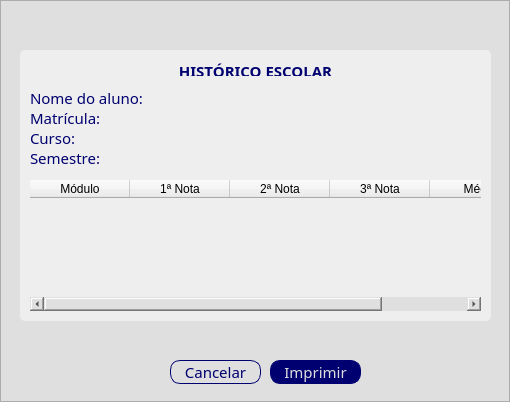
<?xml version="1.0" encoding="UTF-8"?>
<ui version="4.0">
 <class>Form</class>
 <widget class="QWidget" name="Form">
  <property name="geometry">
   <rect>
    <x>0</x>
    <y>0</y>
    <width>510</width>
    <height>402</height>
   </rect>
  </property>
  <property name="minimumSize">
   <size>
    <width>510</width>
    <height>402</height>
   </size>
  </property>
  <property name="maximumSize">
   <size>
    <width>510</width>
    <height>402</height>
   </size>
  </property>
  <property name="sizeIncrement">
   <size>
    <width>510</width>
    <height>402</height>
   </size>
  </property>
  <property name="baseSize">
   <size>
    <width>510</width>
    <height>402</height>
   </size>
  </property>
  <property name="windowTitle">
   <string>Ficha de matrícula</string>
  </property>
  <widget class="QFrame" name="frame">
   <property name="geometry">
    <rect>
     <x>0</x>
     <y>0</y>
     <width>510</width>
     <height>402</height>
    </rect>
   </property>
   <property name="minimumSize">
    <size>
     <width>510</width>
     <height>402</height>
    </size>
   </property>
   <property name="sizeIncrement">
    <size>
     <width>510</width>
     <height>402</height>
    </size>
   </property>
   <property name="baseSize">
    <size>
     <width>510</width>
     <height>402</height>
    </size>
   </property>
   <property name="styleSheet">
    <string notr="true">background-color: rgb(223, 223, 223);</string>
   </property>
   <property name="frameShape">
    <enum>QFrame::StyledPanel</enum>
   </property>
   <property name="frameShadow">
    <enum>QFrame::Raised</enum>
   </property>
   <widget class="QPushButton" name="pushButton_9">
    <property name="geometry">
     <rect>
      <x>270</x>
      <y>360</y>
      <width>91</width>
      <height>24</height>
     </rect>
    </property>
    <property name="styleSheet">
     <string notr="true">QPushButton {
	font: 15px Montserrat, sans-serif;
	font-weight: normal;
	border: 1px solid rgb(0, 0, 112) ;
	border-radius: 10px;
	color: rgb(223, 223, 223);
	background-color: rgb(0, 0, 112);
}

QPushButton:hover {
	background-color: rgb(237, 224, 7);
	border-radius: 10px;
	color: rgb(0, 0, 112);
}

QPushButton:pressed {
	background-color: rgb(211, 214, 4);
}</string>
    </property>
    <property name="text">
     <string>Imprimir</string>
    </property>
   </widget>
   <widget class="QPushButton" name="pushButton_8">
    <property name="geometry">
     <rect>
      <x>170</x>
      <y>360</y>
      <width>91</width>
      <height>24</height>
     </rect>
    </property>
    <property name="styleSheet">
     <string notr="true">QPushButton {
	font: 15px Montserrat, sans-serif;
	font-weight: normal;
	border: 1px solid rgb(0, 0, 112) ;
	border-radius: 10px;
	color: rgb(0, 0, 112);
}

QPushButton:hover {
	background-color: rgb(237, 224, 7);
	border-radius: 10px;
	color: rgb(0, 0, 112);
}

QPushButton:pressed {
	background-color: rgb(211, 214, 4);
}</string>
    </property>
    <property name="text">
     <string>Cancelar</string>
    </property>
   </widget>
   <widget class="QFrame" name="frame_2">
    <property name="geometry">
     <rect>
      <x>20</x>
      <y>50</y>
      <width>471</width>
      <height>271</height>
     </rect>
    </property>
    <property name="styleSheet">
     <string notr="true">QFrame {
	background-color: rgb(238, 238, 238);
	border-radius: 5px;
}</string>
    </property>
    <property name="frameShape">
     <enum>QFrame::StyledPanel</enum>
    </property>
    <property name="frameShadow">
     <enum>QFrame::Raised</enum>
    </property>
    <widget class="QLabel" name="label_4">
     <property name="geometry">
      <rect>
       <x>10</x>
       <y>100</y>
       <width>81</width>
       <height>16</height>
      </rect>
     </property>
     <property name="styleSheet">
      <string notr="true">QLabel {
	font: 15px Montserrat, sans-serif;
	font-weight: normal;
	color: rgb(0, 0, 112);
}</string>
     </property>
     <property name="text">
      <string>Semestre:</string>
     </property>
    </widget>
    <widget class="QLabel" name="label_3">
     <property name="geometry">
      <rect>
       <x>10</x>
       <y>80</y>
       <width>51</width>
       <height>16</height>
      </rect>
     </property>
     <property name="styleSheet">
      <string notr="true">QLabel {
	font: 15px Montserrat, sans-serif;
	font-weight: normal;
	color: rgb(0, 0, 112);
}</string>
     </property>
     <property name="text">
      <string>Curso:</string>
     </property>
    </widget>
    <widget class="QLabel" name="label_2">
     <property name="geometry">
      <rect>
       <x>10</x>
       <y>60</y>
       <width>81</width>
       <height>16</height>
      </rect>
     </property>
     <property name="styleSheet">
      <string notr="true">QLabel {
	font: 15px Montserrat, sans-serif;
	font-weight: normal;
	color: rgb(0, 0, 112);
}</string>
     </property>
     <property name="text">
      <string>Matrícula:</string>
     </property>
    </widget>
    <widget class="QLabel" name="label">
     <property name="geometry">
      <rect>
       <x>10</x>
       <y>40</y>
       <width>131</width>
       <height>16</height>
      </rect>
     </property>
     <property name="styleSheet">
      <string notr="true">QLabel {
	font: 15px Montserrat, sans-serif;
	font-weight: normal;
	color: rgb(0, 0, 112);
}</string>
     </property>
     <property name="text">
      <string>Nome do aluno:</string>
     </property>
    </widget>
    <widget class="QLabel" name="label_5">
     <property name="geometry">
      <rect>
       <x>130</x>
       <y>10</y>
       <width>211</width>
       <height>16</height>
      </rect>
     </property>
     <property name="styleSheet">
      <string notr="true">QLabel {
	font: 15px Montserrat, sans-serif;
	font-weight: bold;
	color: rgb(0, 0, 112);
}</string>
     </property>
     <property name="text">
      <string>&lt;html&gt;&lt;head/&gt;&lt;body&gt;&lt;p align=&quot;center&quot;&gt;&lt;span style=&quot; font-size:11pt;&quot;&gt;HISTÓRICO ESCOLAR&lt;/span&gt;&lt;/p&gt;&lt;/body&gt;&lt;/html&gt;</string>
     </property>
    </widget>
    <widget class="QTableWidget" name="tableWidget">
     <property name="geometry">
      <rect>
       <x>10</x>
       <y>130</y>
       <width>451</width>
       <height>131</height>
      </rect>
     </property>
     <column>
      <property name="text">
       <string>Módulo</string>
      </property>
     </column>
     <column>
      <property name="text">
       <string>1ª Nota</string>
      </property>
     </column>
     <column>
      <property name="text">
       <string>2ª Nota</string>
      </property>
     </column>
     <column>
      <property name="text">
       <string>3ª Nota</string>
      </property>
     </column>
     <column>
      <property name="text">
       <string>Média</string>
      </property>
     </column>
    </widget>
   </widget>
  </widget>
 </widget>
 <resources/>
 <connections/>
</ui>
